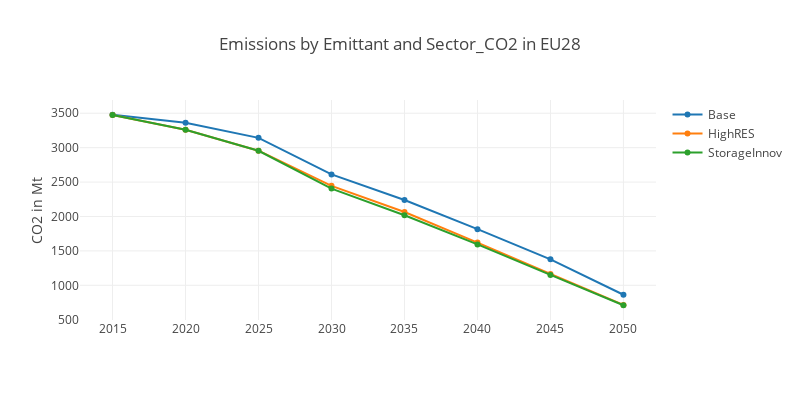

Notebook source saved alongside this figure:
### Markdown cell above
## Interactive Plot

This is a basic interactive plot with [Plotly](https://plot.ly/python/).<br>
You can hover over the elements of the plot and observe the data.<br>
The different pathways can be switched on and off.

### Code cell
# Iterate over pathways and add to data
pathways = df_2.loc[:,'pathway'].unique()
data = []
for pathway in pathways:
    data.append(go.Scatter(
        x = df_2.loc[df_2['pathway'] == pathway].loc[:,'year'],
        y = df_2.loc[df_2['pathway'] == pathway].loc[:,'value'],
        name = pathway))

# Set layout
layout = go.Layout(
    height=400, width = 800,
    #title='CO2-Emissions in EU28',
    title=''.join(info_dict_2['Title']),
    # yaxis=dict(title='CO2-Emissions in Mt') )
    yaxis=dict(title=''.join(info_dict_2['Y-Axis'])) )
ifig = go.Figure(data=data, layout=layout)
pltly.iplot(ifig)

### Figure 1 — Plotly figure (JSON) as saved in the notebook; plotly's stock layout.template omitted (floating-point values rounded to 4 significant figures)
{"data": [{"name": "Base", "type": "scatter", "x": [2015, 2020, 2025, 2030, 2035, 2040, 2045, 2050], "y": [3478.0, 3363.0, 3142.0, 2612.0, 2239.0, 1816.0, 1378.0, 863.1]}, {"name": "HighRES", "type": "scatter", "x": [2015, 2020, 2025, 2030, 2035, 2040, 2045, 2050], "y": [3476.0, 3260.0, 2956.0, 2445.0, 2065.0, 1621.0, 1165.0, 715.5]}, {"name": "StorageInnov", "type": "scatter", "x": [2015, 2020, 2025, 2030, 2035, 2040, 2045, 2050], "y": [3475.0, 3261.0, 2955.0, 2406.0, 2018.0, 1595.0, 1151.0, 710.3]}], "layout": {"height": 400, "title": "Emissions by Emittant and Sector_CO2 in EU28", "width": 800, "yaxis": {"title": "CO2 in Mt"}}}
